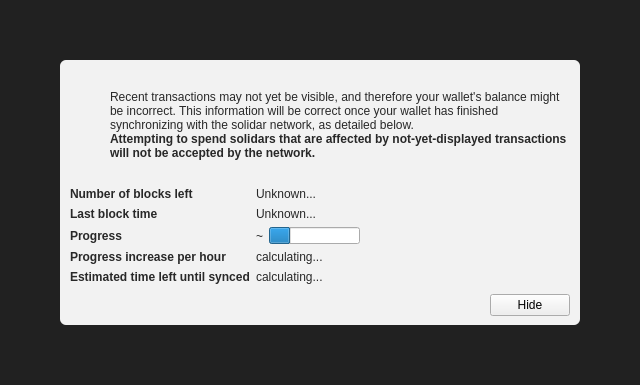
<?xml version="1.0" encoding="UTF-8"?>
<ui version="4.0">
 <class>ModalOverlay</class>
 <widget class="ModalOverlay" name="ModalOverlay">
  <property name="geometry">
   <rect>
    <x>0</x>
    <y>0</y>
    <width>640</width>
    <height>385</height>
   </rect>
  </property>
  <property name="windowTitle">
   <string>Form</string>
  </property>
  <layout class="QVBoxLayout" name="verticalLayout" stretch="0">
   <property name="sizeConstraint">
    <enum>QLayout::SetDefaultConstraint</enum>
   </property>
   <property name="leftMargin">
    <number>0</number>
   </property>
   <property name="topMargin">
    <number>0</number>
   </property>
   <property name="rightMargin">
    <number>0</number>
   </property>
   <property name="bottomMargin">
    <number>0</number>
   </property>
   <item>
    <widget class="QWidget" name="bgWidget" native="true">
     <property name="styleSheet">
      <string notr="true">#bgWidget { background: rgba(0,0,0,220); }</string>
     </property>
     <layout class="QVBoxLayout" name="verticalLayoutMain" stretch="1">
      <property name="leftMargin">
       <number>60</number>
      </property>
      <property name="topMargin">
       <number>60</number>
      </property>
      <property name="rightMargin">
       <number>60</number>
      </property>
      <property name="bottomMargin">
       <number>60</number>
      </property>
      <item>
       <widget class="QWidget" name="contentWidget" native="true">
        <property name="styleSheet">
         <string notr="true">#contentWidget { background: rgba(255,255,255,240); border-radius: 6px; }

QLabel { color: rgb(40,40,40);  }</string>
        </property>
        <layout class="QVBoxLayout" name="verticalLayoutSub" stretch="1,0,0,0">
         <property name="spacing">
          <number>0</number>
         </property>
         <property name="leftMargin">
          <number>10</number>
         </property>
         <property name="topMargin">
          <number>10</number>
         </property>
         <property name="rightMargin">
          <number>10</number>
         </property>
         <property name="bottomMargin">
          <number>10</number>
         </property>
         <item>
          <layout class="QHBoxLayout" name="horizontalLayoutIconText" stretch="0,1">
           <property name="topMargin">
            <number>20</number>
           </property>
           <item>
            <layout class="QVBoxLayout" name="verticalLayoutIcon">
             <property name="leftMargin">
              <number>0</number>
             </property>
             <item>
              <widget class="QPushButton" name="warningIcon">
               <property name="enabled">
                <bool>false</bool>
               </property>
               <property name="text">
                <string/>
               </property>
               <property name="icon">
                <iconset>
                 <normaloff>:/icons/warning</normaloff>
                 <disabledoff>:/icons/warning</disabledoff>:/icons/warning</iconset>
               </property>
               <property name="iconSize">
                <size>
                 <width>48</width>
                 <height>48</height>
                </size>
               </property>
               <property name="flat">
                <bool>true</bool>
               </property>
              </widget>
             </item>
             <item>
              <spacer name="verticalSpacerWarningIcon">
               <property name="orientation">
                <enum>Qt::Vertical</enum>
               </property>
               <property name="sizeHint" stdset="0">
                <size>
                 <width>20</width>
                 <height>40</height>
                </size>
               </property>
              </spacer>
             </item>
            </layout>
           </item>
           <item>
            <layout class="QVBoxLayout" name="verticalLayoutInfoText">
             <property name="leftMargin">
              <number>0</number>
             </property>
             <property name="topMargin">
              <number>0</number>
             </property>
             <item>
              <widget class="QLabel" name="infoText">
               <property name="text">
                <string>Recent transactions may not yet be visible, and therefore your wallet's balance might be incorrect. This information will be correct once your wallet has finished synchronizing with the solidar network, as detailed below.</string>
               </property>
               <property name="textFormat">
                <enum>Qt::RichText</enum>
               </property>
               <property name="wordWrap">
                <bool>true</bool>
               </property>
              </widget>
             </item>
             <item>
              <widget class="QLabel" name="infoTextStrong">
               <property name="font">
                <font>
                 <weight>75</weight>
                 <bold>true</bold>
                </font>
               </property>
               <property name="text">
                <string>Attempting to spend solidars that are affected by not-yet-displayed transactions will not be accepted by the network.</string>
               </property>
               <property name="textFormat">
                <enum>Qt::RichText</enum>
               </property>
               <property name="wordWrap">
                <bool>true</bool>
               </property>
              </widget>
             </item>
             <item>
              <spacer name="verticalSpacerInTextSpace">
               <property name="orientation">
                <enum>Qt::Vertical</enum>
               </property>
               <property name="sizeHint" stdset="0">
                <size>
                 <width>20</width>
                 <height>40</height>
                </size>
               </property>
              </spacer>
             </item>
            </layout>
           </item>
          </layout>
         </item>
         <item>
          <spacer name="verticalSpacerAfterText">
           <property name="orientation">
            <enum>Qt::Vertical</enum>
           </property>
           <property name="sizeHint" stdset="0">
            <size>
             <width>20</width>
             <height>40</height>
            </size>
           </property>
          </spacer>
         </item>
         <item>
          <layout class="QFormLayout" name="formLayout">
           <property name="fieldGrowthPolicy">
            <enum>QFormLayout::FieldsStayAtSizeHint</enum>
           </property>
           <property name="horizontalSpacing">
            <number>6</number>
           </property>
           <property name="verticalSpacing">
            <number>6</number>
           </property>
           <property name="topMargin">
            <number>10</number>
           </property>
           <item row="0" column="0">
            <widget class="QLabel" name="labelNumberOfBlocksLeft">
             <property name="font">
              <font>
               <weight>75</weight>
               <bold>true</bold>
              </font>
             </property>
             <property name="text">
              <string>Number of blocks left</string>
             </property>
            </widget>
           </item>
           <item row="0" column="1">
            <widget class="QLabel" name="numberOfBlocksLeft">
             <property name="text">
              <string>Unknown...</string>
             </property>
            </widget>
           </item>
           <item row="1" column="0">
            <widget class="QLabel" name="labelLastBlockTime">
             <property name="font">
              <font>
               <weight>75</weight>
               <bold>true</bold>
              </font>
             </property>
             <property name="text">
              <string>Last block time</string>
             </property>
            </widget>
           </item>
           <item row="1" column="1">
            <widget class="QLabel" name="newestBlockDate">
             <property name="sizePolicy">
              <sizepolicy hsizetype="Maximum" vsizetype="Preferred">
               <horstretch>0</horstretch>
               <verstretch>0</verstretch>
              </sizepolicy>
             </property>
             <property name="text">
              <string>Unknown...</string>
             </property>
            </widget>
           </item>
           <item row="2" column="0">
            <widget class="QLabel" name="labelSyncDone">
             <property name="font">
              <font>
               <weight>75</weight>
               <bold>true</bold>
              </font>
             </property>
             <property name="text">
              <string>Progress</string>
             </property>
            </widget>
           </item>
           <item row="2" column="1">
            <layout class="QHBoxLayout" name="horizontalLayoutSync" stretch="0,1">
             <item>
              <widget class="QLabel" name="percentageProgress">
               <property name="text">
                <string notr="true">~</string>
               </property>
              </widget>
             </item>
             <item>
              <widget class="QProgressBar" name="progressBar">
               <property name="value">
                <number>24</number>
               </property>
               <property name="format">
                <string/>
               </property>
              </widget>
             </item>
            </layout>
           </item>
           <item row="4" column="0">
            <widget class="QLabel" name="labelProgressIncrease">
             <property name="font">
              <font>
               <weight>75</weight>
               <bold>true</bold>
              </font>
             </property>
             <property name="text">
              <string>Progress increase per hour</string>
             </property>
            </widget>
           </item>
           <item row="4" column="1">
            <widget class="QLabel" name="progressIncreasePerH">
             <property name="text">
              <string>calculating...</string>
             </property>
            </widget>
           </item>
           <item row="5" column="0">
            <widget class="QLabel" name="labelEstimatedTimeLeft">
             <property name="font">
              <font>
               <weight>75</weight>
               <bold>true</bold>
              </font>
             </property>
             <property name="text">
              <string>Estimated time left until synced</string>
             </property>
            </widget>
           </item>
           <item row="5" column="1">
            <widget class="QLabel" name="expectedTimeLeft">
             <property name="text">
              <string>calculating...</string>
             </property>
            </widget>
           </item>
          </layout>
         </item>
         <item>
          <layout class="QHBoxLayout" name="horizontalLayoutButtons">
           <property name="leftMargin">
            <number>10</number>
           </property>
           <property name="topMargin">
            <number>10</number>
           </property>
           <item>
            <spacer name="horizontalSpacer">
             <property name="orientation">
              <enum>Qt::Horizontal</enum>
             </property>
             <property name="sizeHint" stdset="0">
              <size>
               <width>40</width>
               <height>20</height>
              </size>
             </property>
            </spacer>
           </item>
           <item>
            <widget class="QPushButton" name="closeButton">
             <property name="text">
              <string>Hide</string>
             </property>
            </widget>
           </item>
          </layout>
         </item>
        </layout>
       </widget>
      </item>
     </layout>
    </widget>
   </item>
  </layout>
 </widget>
 <customwidgets>
  <customwidget>
   <class>ModalOverlay</class>
   <extends>QWidget</extends>
   <header>modaloverlay.h</header>
   <container>1</container>
  </customwidget>
 </customwidgets>
 <resources/>
 <connections/>
</ui>
